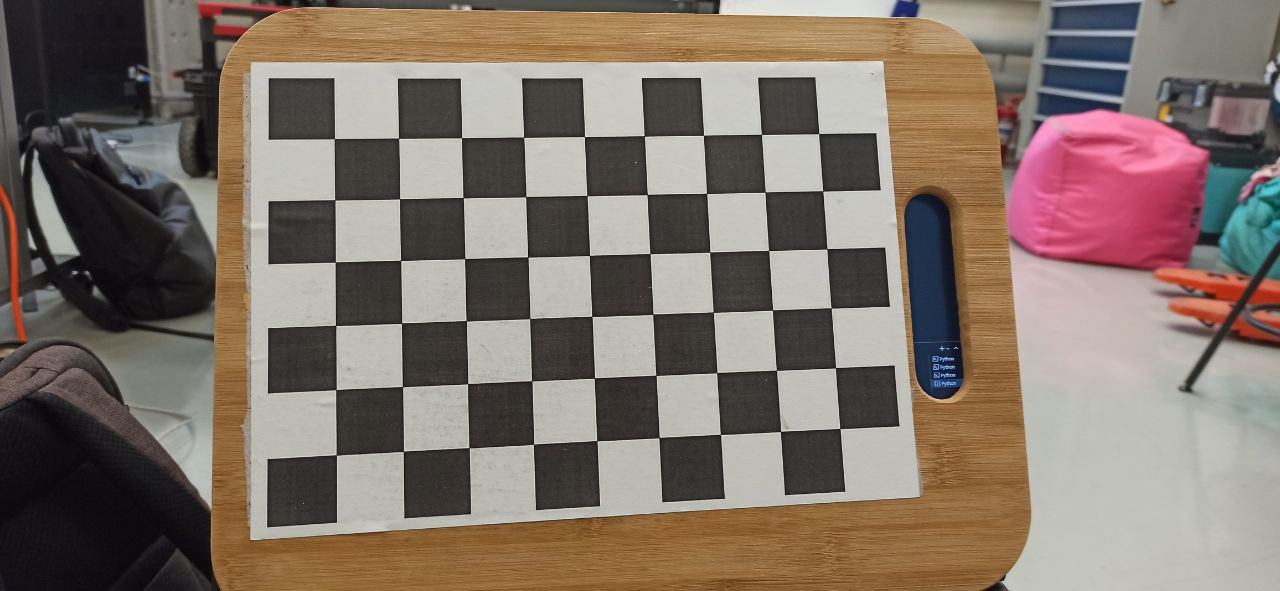
#> input picture calibration/photo_2022-09-11_13-59-45.jpg, 1280 x 591 px; its folder holds only this picture in this run
$ python test.py
#> lines starting #> are read from the running program, lines starting #| are printed output that depends on the picture; after the words box and inside, x2 and y2 are one past the last pixel; in counts of white or black regions, pixels touching at a corner belong together; long printed decimals are rounded
#!/usr/bin/env python

import cv2
import numpy as np
import os
import glob

# Определение размеров шахматной доски
CHECKERBOARD = (6,9)
criteria = (cv2.TERM_CRITERIA_EPS + cv2.TERM_CRITERIA_MAX_ITER, 30, 0.001)

# Создание вектора для хранения векторов трехмерных точек для каждого изображения шахматной доски
objpoints = []
# Создание вектора для хранения векторов 2D точек для каждого изображения шахматной доски
imgpoints = []


# Определение мировых координат для 3D точек
objp = np.zeros((1, CHECKERBOARD[0] * CHECKERBOARD[1], 3), np.float32)
objp[0,:,:2] = np.mgrid[0:CHECKERBOARD[0], 0:CHECKERBOARD[1]].T.reshape(-1, 2)
prev_img_shape = None

# Извлечение пути отдельного изображения, хранящегося в данном каталоге
images = glob.glob('./calibration/*.jpg')
for fname in images:
    img = cv2.imread(fname)
#> img is the input picture: shape (591, 1280, 3); mean B, G, R 105.2, 114.8, 128.7
    gray = cv2.cvtColor(img,cv2.COLOR_BGR2GRAY)
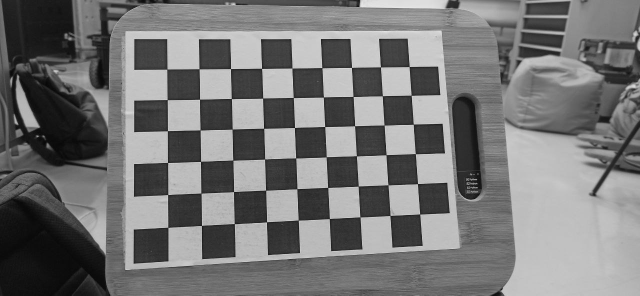
#> gray: shape (591, 1280) (shown at 1/2 size); min 1, max 244, mean 117.9
    # Найти углы шахматной доски
    # Если на изображении найдено нужное количество углов, тогда ret = true
    ret, corners = cv2.findChessboardCorners(gray, CHECKERBOARD, cv2.CALIB_CB_ADAPTIVE_THRESH + cv2.CALIB_CB_FAST_CHECK + cv2.CALIB_CB_NORMALIZE_IMAGE)
#> ret = True; corners = 54 rows, first 8: [336.4, 454.9], [335.9, 389.5], [335.5, 325.4], [335.3, 261.9], [334.8, 199.8], [334.3, 138.6], [403.5, 451.4], [402.5, 386.6]

    """
    Если желаемый номер угла обнаружен,
    уточняем координаты пикселей и отображаем
    их на изображениях шахматной доски
    """
    if ret == True:
        objpoints.append(objp)
        # уточнение координат пикселей для заданных 2d точек.
        corners2 = cv2.cornerSubPix(gray, corners, (11,11),(-1,-1), criteria)
#> corners2 = 54 rows, first 8: [336.4, 455], [335.9, 389.6], [335.6, 325.4], [335.3, 261.9], [334.7, 199.8], [334.3, 138.6], [403.4, 451.3], [402.5, 386.6]

        imgpoints.append(corners2)

        # Нарисовать и отобразить углы
        img = cv2.drawChessboardCorners(img, CHECKERBOARD, corners2, ret)
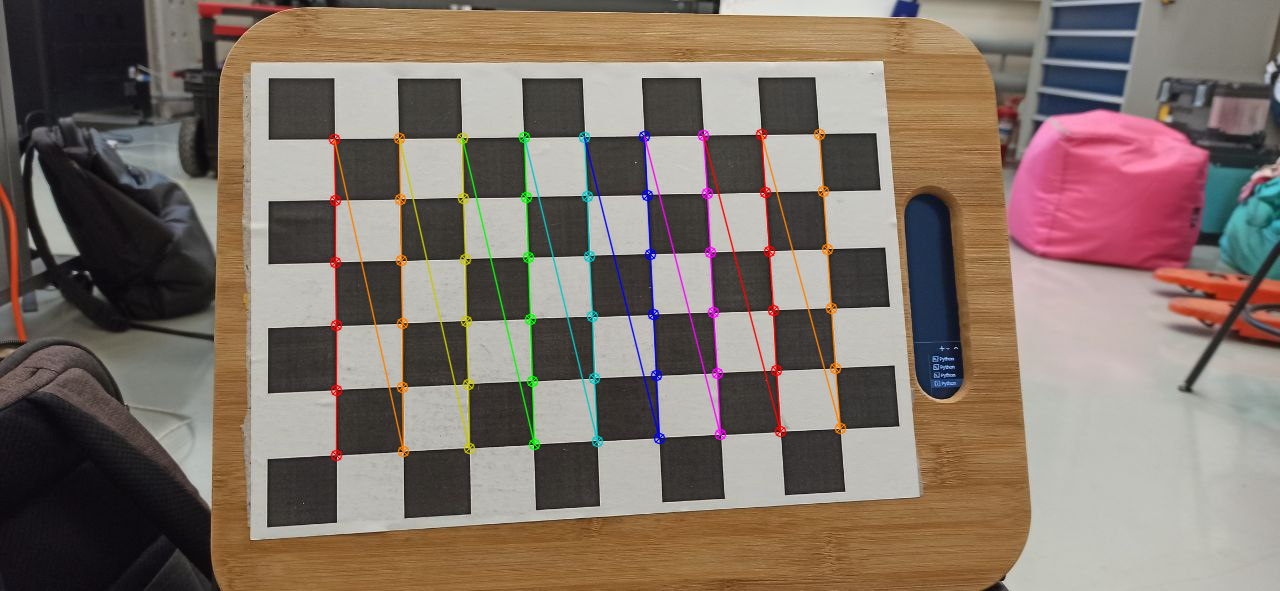
#> img: shape (591, 1280, 3); 2.63% of pixels changed, all inside (x1, y1, x2, y2) = (328, 128, 847, 462)

    cv2.imshow('img',img)
    cv2.waitKey(0)

cv2.destroyAllWindows()

h,w = img.shape[:2]

"""
Выполнение калибровки камеры с помощью
Передача значения известных трехмерных точек (объектов)
и соответствующие пиксельные координаты
обнаруженные углы (imgpoints)
"""
ret, mtx, dist, rvecs, tvecs = cv2.calibrateCamera(objpoints, imgpoints, gray.shape[::-1], None, None)
#> ret = 0.158; mtx = [[661.9, 0, 647.7], [0, 665.5, 352.1], [0, 0, 1]]; dist = [[0.0366, -0.072, 0.000782, 0.00238, 0.0714]]; rvecs = ([0.000763, -0.144, -1.61],); tvecs = ([-4.79, 1.57, 10.21],)

print("Camera matrix : \n")
print(mtx)
#| [[661.879   0.         647.750]
#|  [  0.         665.525 352.069 ]
#|  [  0.           0.           1.        ]]
print("dist : \n")
print(dist)
#| [[ 0.03656 -0.07203  0.0007818  0.002382  0.07142]]
print("rvecs : \n")
print(rvecs)
#| (array([[ 7.63225773e-04],
#|        [-1.44240761e-01],
#|        [-1.61258328e+00]]),)
print("tvecs : \n")
print(tvecs)
#| (array([[-4.792],
#|        [ 1.571],
#|        [10.209]]),)

$ run again, on calibration/photo_2022-09-11_14-19-00.jpg
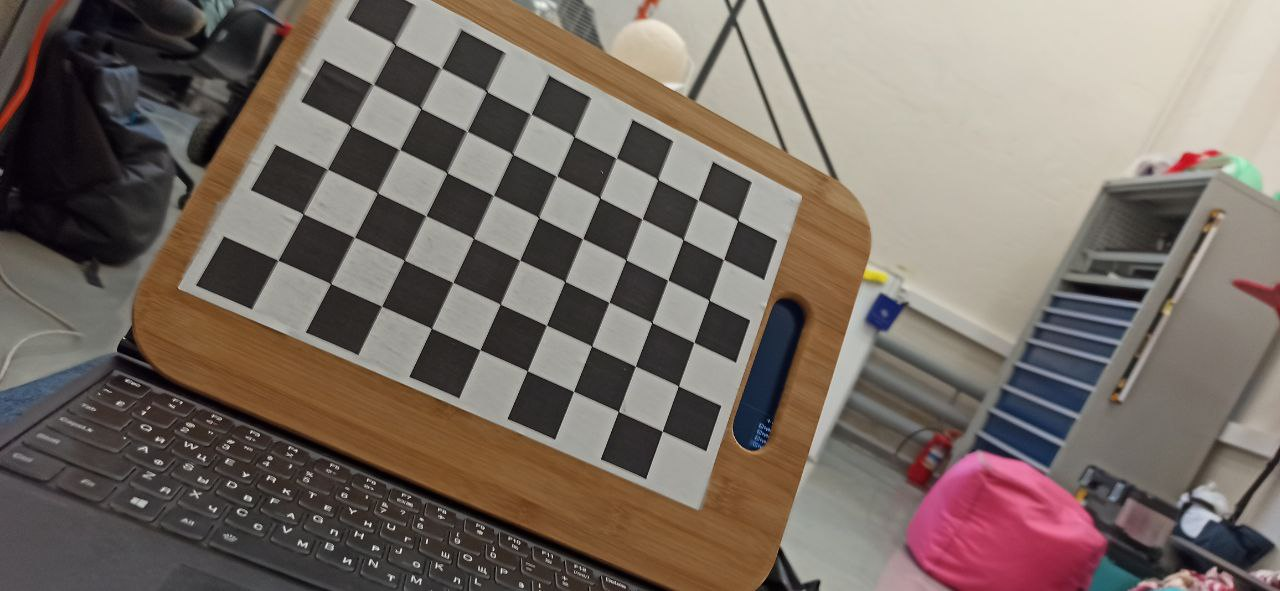
#> input picture calibration/photo_2022-09-11_14-19-00.jpg, 1280 x 591 px
#> img is the input picture: shape (591, 1280, 3); mean B, G, R 101.1, 108.9, 120.6
#> `gray = cv2.cvtColor(img,cv2.COLOR_BGR2GRAY)`:
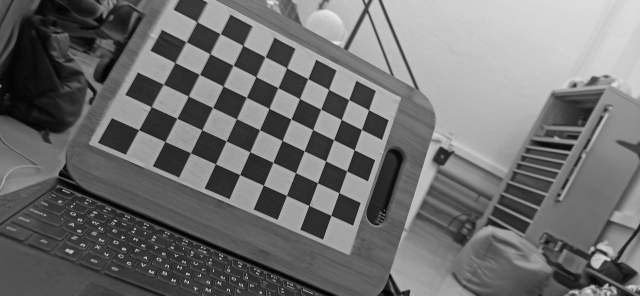
#> gray: shape (591, 1280) (shown at 1/2 size); min 0, max 254, mean 111.5
#> `ret, corners = cv2.findChessboardCorners(gray, CHECKERBOARD, cv2.CALIB..`: ret = True; corners = 54 rows, first 8: [278.2, 260.5], [303.4, 213.9], [327.7, 169.5], [351.3, 126.2], [373.9, 84.68], [395.5, 44.68], [330.8, 283.6], [354.5, 237.4]
#> corners2 = 54 rows, first 8: [277.8, 260.2], [303.3, 213.9], [327.1, 169.1], [351.1, 126.1], [372.9, 84.26], [395.1, 44.66], [330.6, 283.5], [354.3, 237.2]
#> `img = cv2.drawChessboardCorners(img, CHECKERBOARD, corners2, ret)`:
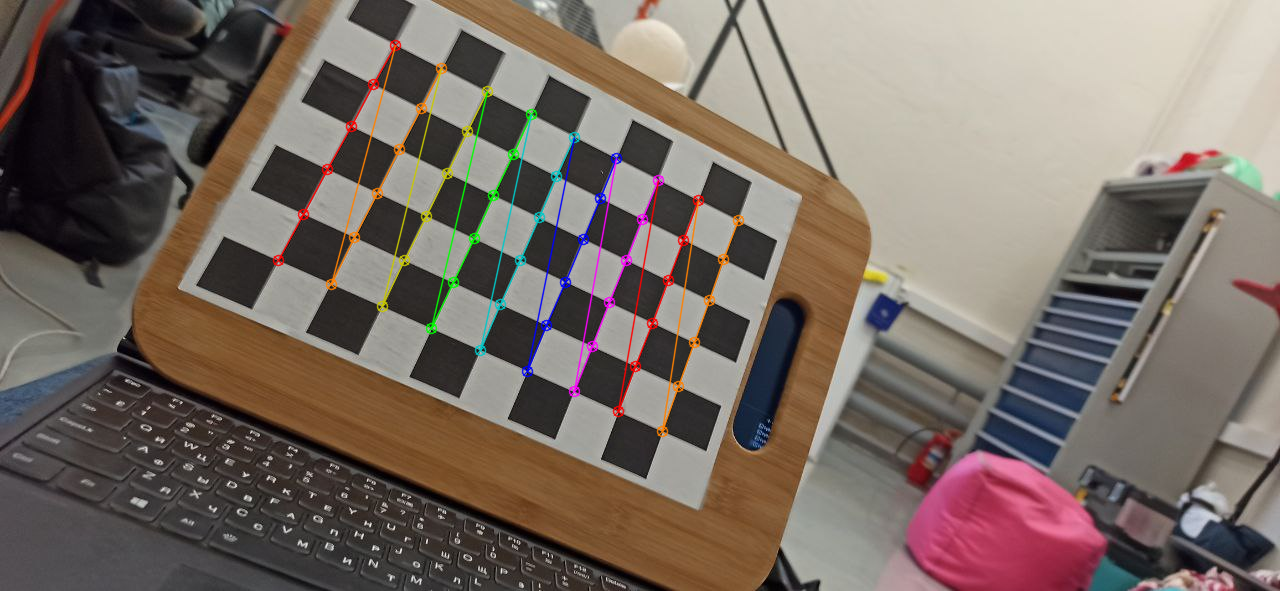
#> img: shape (591, 1280, 3); 2.11% of pixels changed, all inside (x1, y1, x2, y2) = (272, 39, 745, 438)
#> `ret, mtx, dist, rvecs, tvecs = cv2.calibrateCamera(objpoints, imgpoint..`: ret = 0.245; mtx = [[766.6, 0, 644.7], [0, 790.2, 375.4], [0, 0, 1]]; dist = [[0.0303, 0.0201, 0.00238, -0.000514, -0.205]]; rvecs = ([-0.00474, -0.357, -1.17],); tvecs = ([-6.83, -2.09, 14.35],)
#| [[766.644   0.         644.700]
#|  [  0.         790.235 375.359]
#|  [  0.           0.           1.        ]]
#| [[ 0.03028  0.02009   0.002381 -0.0005142 -0.2055]]
#| (array([[-0.004738],
#|        [-0.3567],
#|        [-1.166]]),)
#| (array([[-6.827],
#|        [-2.087],
#|        [14.353]]),)

$ run again, on calibration/photo_2022-09-11_14-19-01 (2).jpg
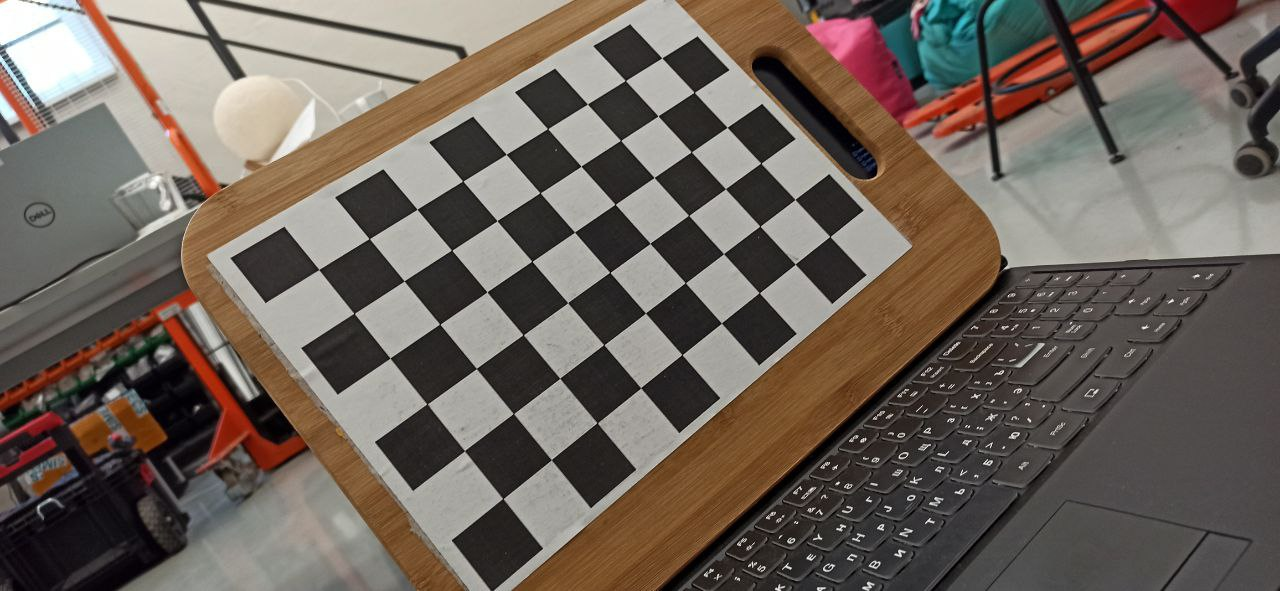
#> input picture calibration/photo_2022-09-11_14-19-01 (2).jpg, 1280 x 591 px
#> img is the input picture: shape (591, 1280, 3); mean B, G, R 91.6, 100, 110.7
#> `gray = cv2.cvtColor(img,cv2.COLOR_BGR2GRAY)`:
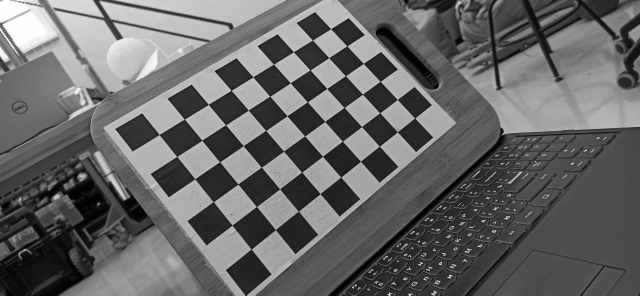
#> gray: shape (591, 1280) (shown at 1/2 size); min 0, max 255, mean 102.3
#> `ret, corners = cv2.findChessboardCorners(gray, CHECKERBOARD, cv2.CALIB..`: ret = True; corners = 54 rows, first 8: [502.8, 498.5], [464.5, 450.7], [427, 403.8], [390, 358.1], [354.3, 313.4], [318.8, 269.5], [551.4, 459.6], [513.4, 413.5]
#> corners2 = 54 rows, first 8: [502.8, 498.6], [464.5, 450.7], [427, 403.9], [390.1, 358], [354.1, 313.4], [318.8, 269.5], [551.3, 459.7], [513.4, 413.6]
#> `img = cv2.drawChessboardCorners(img, CHECKERBOARD, corners2, ret)`:
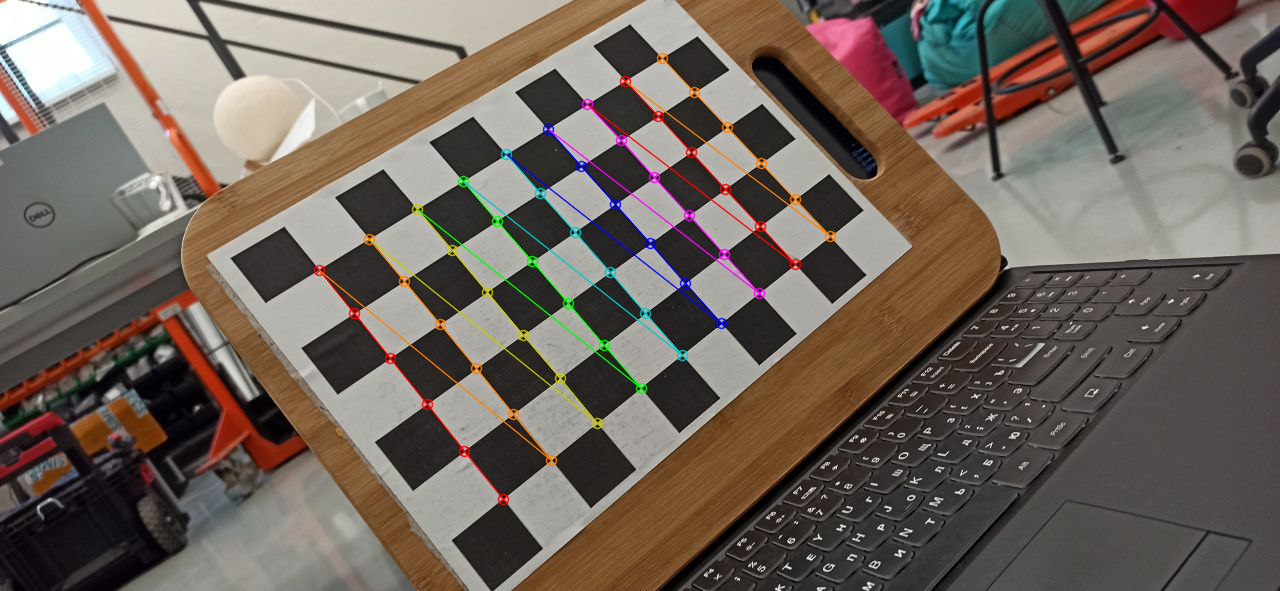
#> img: shape (591, 1280, 3); 2.02% of pixels changed, all inside (x1, y1, x2, y2) = (313, 52, 837, 506)
#> `ret, mtx, dist, rvecs, tvecs = cv2.calibrateCamera(objpoints, imgpoint..`: ret = 0.121; mtx = [[906.3, 0, 641.8], [0, 908.6, 311], [0, 0, 1]]; dist = [[0.172, -1.93, -6.2e-05, -0.000814, 7.54]]; rvecs = ([0.0119, -0.545, -2.21],); tvecs = ([-2.23, 3, 14.61],)
#| [[906.290   0.         641.797]
#|  [  0.         908.564  310.982]
#|  [  0.           0.           1.        ]]
#| [[ 1.72166756e-01 -1.93435913e+00 -6.19826142e-05 -8.14448365e-04
#|    7.54230869e+00]]
#| (array([[ 0.01189],
#|        [-0.5451],
#|        [-2.212]]),)
#| (array([[-2.226],
#|        [ 3.000],
#|        [14.606]]),)
